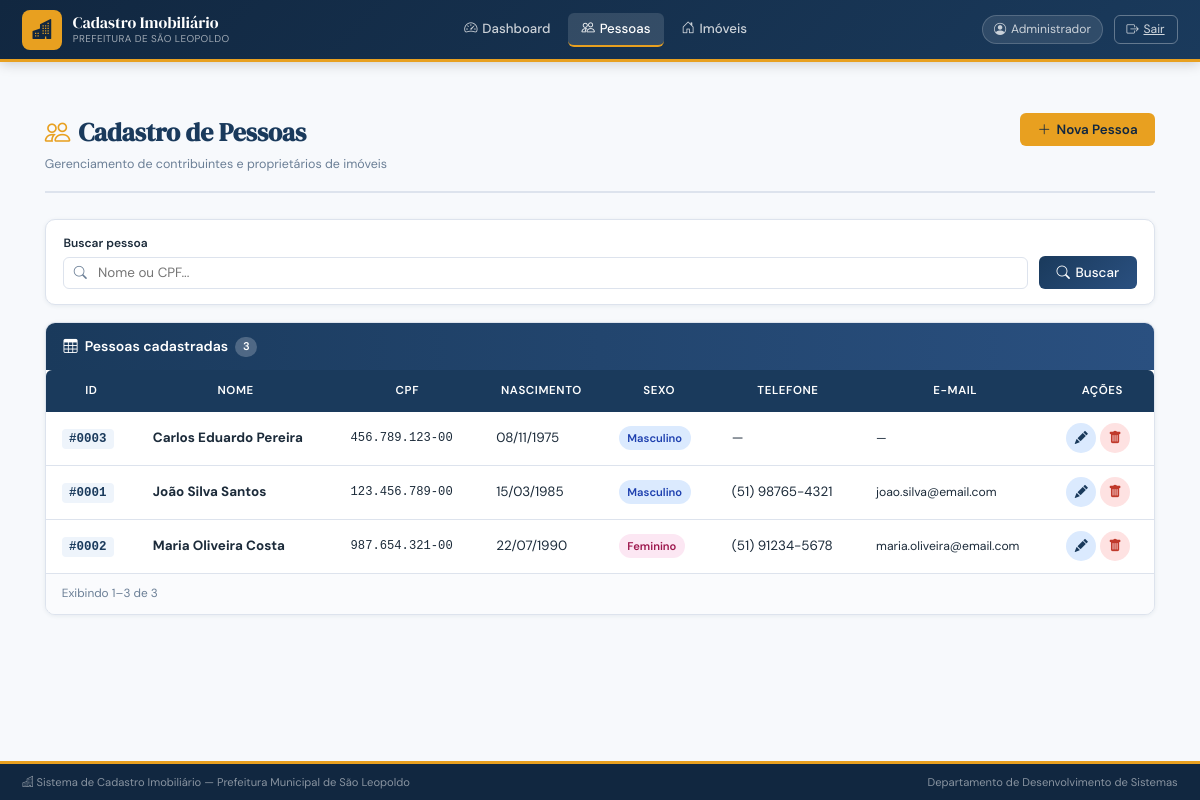
/pessoas.php (signed in), run on the app's committed database.
### tables this page shows
CREATE TABLE IF NOT EXISTS pessoas (
  id                INT AUTO_INCREMENT PRIMARY KEY,
  nome              VARCHAR(150) NOT NULL,
  data_nascimento   DATE         NOT NULL,
  cpf               VARCHAR(14)  NOT NULL UNIQUE,
  sexo              ENUM('M','F','O') NOT NULL,
  telefone          VARCHAR(20)  NULL,
  email             VARCHAR(150) NULL,
  criado_em         TIMESTAMP DEFAULT CURRENT_TIMESTAMP,
  atualizado_em     TIMESTAMP DEFAULT CURRENT_TIMESTAMP ON UPDATE CURRENT_TIMESTAMP
);

### pessoas.php (the view, shortened to what this page needs)
<?php
$pdo = getDB();
$q      = trim($_GET['q'] ?? '');
$pagina = max(1, (int)($_GET['pagina'] ?? 1));
$limit  = 10;
$offset = ($pagina - 1) * $limit;
$where  = $q ? 'WHERE nome LIKE ? OR cpf LIKE ?' : '';
$params = $q ? ["%$q%", "%$q%"] : [];
$total = $pdo->prepare("SELECT COUNT(*) FROM pessoas $where");
$total->execute($params);
$totalRows  = (int)$total->fetchColumn();
$stmt = $pdo->prepare("SELECT * FROM pessoas $where ORDER BY nome ASC LIMIT $limit OFFSET $offset");
$stmt->execute($params);
$pessoas = $stmt->fetchAll();
function sexoBadge(string $s): string {
    $m = ['M'=>['Masculino','badge-m'],'F'=>['Feminino','badge-f'],'O'=>['Outro','badge-o']];
    [$l,$c] = $m[$s] ?? ['—',''];
    return "<span class=\"badge $c\">$l</span>";
}
require_once __DIR__ . '/../includes/header.php';
?>
<div style="max-width:1400px;margin:0 auto;padding:1.6rem 1.4rem">
  <div class="page-header">
    <div>
      <h1><i class="bi bi-people"></i>Cadastro de Pessoas</h1>
      <p class="page-subtitle">Gerenciamento de contribuintes e proprietários de imóveis</p>
    </div>
    <button class="btn btn-accent" onclick="abrirNovaPessoa()">
      <i class="bi bi-plus-lg"></i> Nova Pessoa
    </button>
  </div>
  <form method="GET" class="filter-bar">
    <div class="filter-group">
      <label>Buscar pessoa</label>
      <div class="search-wrap">
        <input type="text" name="q" class="form-control"
               placeholder="Nome ou CPF..." value="<?= htmlspecialchars($q) ?>">
      </div>
    </div>
    <button type="submit" class="btn btn-primary"><i class="bi bi-search"></i> Buscar</button>
  </form>
  <div class="card">
    <div class="card-header">
      <i class="bi bi-table"></i> Pessoas cadastradas
      <span class="badge-cnt"><?= $totalRows ?></span>
    </div>
    <div class="table-wrap">
      <table class="tbl">
        <thead>
          <tr>
            <th>ID</th><th>Nome</th><th>CPF</th><th>Nascimento</th>
            <th>Sexo</th><th>Telefone</th><th>E-mail</th><th>Ações</th>
          </tr>
        </thead>
        <tbody>
        <?php if (empty($pessoas)): ?>
          <tr><td colspan="8">
            <div class="empty-state">
              <i class="bi bi-person-slash"></i>
              <p><?= $q ? "Nenhum resultado para \"".htmlspecialchars($q)."\"." : 'Nenhuma pessoa cadastrada ainda.' ?></p>
            </div>
          </td></tr>
        <?php else: ?>
          <?php foreach ($pessoas as $p): ?>
          <tr>
            <td><span class="inscricao">#<?= str_pad($p['id'],4,'0',STR_PAD_LEFT) ?></span></td>
            <td><strong><?= htmlspecialchars($p['nome']) ?></strong></td>
            <td style="font-family:monospace;font-size:.76rem"><?= htmlspecialchars($p['cpf']) ?></td>
            <td><?= $p['data_nascimento'] ? date('d/m/Y', strtotime($p['data_nascimento'])) : '—' ?></td>
            <td><?= sexoBadge($p['sexo']) ?></td>
            <td><?= htmlspecialchars($p['telefone'] ?? '—') ?></td>
            <td style="font-size:.76rem"><?= htmlspecialchars($p['email'] ?? '—') ?></td>
            <td>
              <button class="btn-icon btn-edit" title="Editar"
                      onclick='abrirEdicaoPessoa(<?= json_encode($p) ?>)'>
                <i class="bi bi-pencil-fill"></i>
              </button>
              <form method="POST" style="display:inline">
                <button type="submit" class="btn-icon btn-delete" title="Excluir"
                        onclick="return confirm('Excluir <?= addslashes($p['nome']) ?>?\nEsta ação não pode ser desfeita.')">
                  <i class="bi bi-trash-fill"></i>
                </button>
              </form>
            </td>
          </tr>
          <?php endforeach; ?>
        <?php endif; ?>
        </tbody>
      </table>
    </div>
    <div class="table-footer">
      <small>
        <?php if ($totalRows): ?>
          Exibindo <?= min($offset+1,$totalRows) ?>–<?= min($offset+$limit,$totalRows) ?> de <?= $totalRows ?>
        <?php endif; ?>
      </small>
    </div>
  </div>
</div>
<?php require_once __DIR__ . '/../includes/footer.php'; ?>

### style.css (style rules this page uses)
:root { --pri: #1a3a5c; --pri-d: #112740; --pri-l: #2a5080; --acc: #e8a020; --acc-l: #f5c050; --surf: #f7f9fc; --card: #ffffff; --bdr: #dde3ed; --txt: #1c2b3a; --muted: #6b7f96; --ok: #1e8a5e; --err: #c0392b; --warn: #d4820a; --r: 10px; --rs: 6px; --shadow-sm: 0 1px 4px rgba(26,58,92,.08); --shadow-md: 0 4px 16px rgba(26,58,92,.13); --trans: .18s ease; }
*, *::before, *::after { box-sizing: border-box; margin: 0; padding: 0; }
html { scroll-behavior: smooth; }
body { font-family: 'DM Sans', sans-serif; background: var(--surf); color: var(--txt); min-height: 100vh; display: flex; flex-direction: column; font-size: 14px; line-height: 1.5; }
.page-header { display: flex; align-items: flex-start; justify-content: space-between; margin-bottom: 1.6rem; padding-bottom: 1.1rem; border-bottom: 2px solid var(--bdr); gap: 1rem; flex-wrap: wrap; }
.page-header h1 { font-family: 'DM Serif Display', serif; font-size: 1.6rem; color: var(--pri); display: flex; align-items: center; gap: .5rem; }
.page-header h1 i { color: var(--acc); }
.page-subtitle { font-size: .78rem; color: var(--muted); margin-top: .2rem; }
.card { background: var(--card); border: 1px solid var(--bdr); border-radius: var(--r); overflow: hidden; box-shadow: var(--shadow-sm); transition: box-shadow var(--trans); }
.card-header { background: linear-gradient(90deg, var(--pri) 0%, var(--pri-l) 100%); color: #fff; padding: .82rem 1.1rem; font-size: .88rem; font-weight: 600; display: flex; align-items: center; gap: .45rem; }
.table-wrap { overflow-x: auto; }
table.tbl { width: 100%; border-collapse: separate; border-spacing: 0; font-size: .84rem; }
table.tbl thead th { background: var(--pri); color: #fff; padding: .75rem 1rem; font-size: .72rem; text-transform: uppercase; letter-spacing: .05em; white-space: nowrap; font-weight: 600; }
table.tbl thead th:first-child { border-radius: var(--rs) 0 0 0; }
table.tbl thead th:last-child { border-radius: 0 var(--rs) 0 0; }
table.tbl tbody tr { transition: background var(--trans); }
table.tbl tbody td { padding: .72rem 1rem; border-bottom: 1px solid var(--bdr); vertical-align: middle; }
table.tbl tbody tr:last-child td { border-bottom: none; }
.table-footer { padding: .7rem 1rem; border-top: 1px solid var(--bdr); background: #fafbfd; display: flex; align-items: center; justify-content: space-between; gap: .5rem; flex-wrap: wrap; }
.table-footer small { font-size: .74rem; color: var(--muted); }
.badge { font-size: .7rem; padding: .22rem .55rem; border-radius: 20px; font-weight: 600; display: inline-block; }
.badge-m { background: #dbeafe; color: #1e40af; }
.badge-f { background: #fce7f3; color: #9d174d; }
.badge-cnt { background: rgba(255,255,255,.22); color: #fff; font-size: .7rem; padding: .12rem .48rem; border-radius: 12px; }
.inscricao { font-family: monospace; font-size: .78rem; background: #eef4fb; color: var(--pri); padding: .18rem .45rem; border-radius: 4px; font-weight: 700; }
.btn { border: none; border-radius: var(--rs); padding: .5rem 1.1rem; font-size: .84rem; font-weight: 500; font-family: 'DM Sans', sans-serif; cursor: pointer; display: inline-flex; align-items: center; gap: .35rem; transition: var(--trans); white-space: nowrap; }
.btn-primary { background: linear-gradient(135deg, var(--pri) 0%, var(--pri-l) 100%); color: #fff; }
.btn-accent { background: var(--acc); color: var(--pri-d); font-weight: 600; }
.btn-icon { width: 30px; height: 30px; border-radius: 50%; display: inline-flex; align-items: center; justify-content: center; font-size: .82rem; border: none; cursor: pointer; transition: transform var(--trans), background var(--trans); }
.btn-edit { background: #dbeafe; color: var(--pri); }
.btn-delete { background: #fee2e2; color: var(--err); }
.filter-bar { background: var(--card); border: 1px solid var(--bdr); border-radius: var(--r); padding: .9rem 1.1rem; display: flex; gap: .7rem; align-items: flex-end; flex-wrap: wrap; margin-bottom: 1.1rem; box-shadow: var(--shadow-sm); }
.filter-group { flex: 1; min-width: 150px; }
.filter-group label { font-size: .75rem; font-weight: 600; display: block; margin-bottom: .28rem; }
.form-control, .form-select { width: 100%; padding: .42rem .8rem; border: 1.5px solid var(--bdr); border-radius: var(--rs); font-size: .84rem; font-family: 'DM Sans', sans-serif; background: var(--card); color: var(--txt); transition: border-color var(--trans), box-shadow var(--trans); }
.search-wrap { position: relative; }
.search-wrap .form-control { padding-left: 2.1rem; }

### data on the page
pessoas: id "0003", nome "Carlos Eduardo Pereira", cpf "456.789.123-00", data_nascimento "08/11/1975", l "Masculino", telefone "—", email "—"
pessoas: id "0001", nome "João Silva Santos", cpf "123.456.789-00", data_nascimento "15/03/1985", l "Masculino", telefone "(51) 98765-4321", email "joao.silva@email.com"
pessoas: id "0002", nome "Maria Oliveira Costa", cpf "987.654.321-00", data_nascimento "22/07/1990", l "Feminino", telefone "(51) 91234-5678", email "maria.oliveira@email.com"

### other printed values
$user['nome'] "Administrador"
$totalRows "3"
min($offset+1,$totalRows) "1"
min($offset+$limit,$totalRows) "3"
